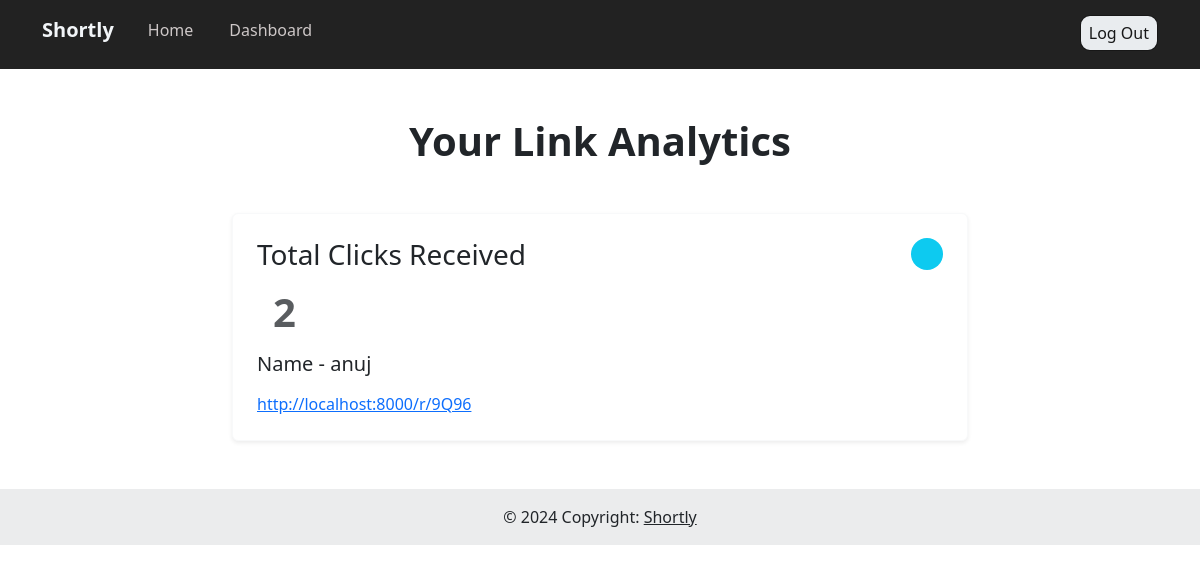
/analytics/9Q96 (signed in), run on the app's committed database.
### urlshortner/models.py (models this page shows, shortened)
class urls(models.Model):
    name = models.CharField(max_length=300)
    link = models.TextField()
    short_url = models.CharField(max_length=200)
    visits = models.IntegerField(default=0)
    created_by = models.ForeignKey(User , on_delete= models.CASCADE , )
    id = models.UUIDField(default=uuid.uuid4 , unique=True , primary_key= True , editable=False)
    unique_code = models.CharField(max_length = 10 , blank=True, null=True)

### urlshortner/views.py (the view)
# urls.py: path('analytics/<str:unique_code>' , views.analytics , name='analytics'),
@login_required(login_url="login")
def analytics(request , unique_code ):
    links = urls.objects.get(unique_code=unique_code)
    context = {
        'links':links
    }
    return render(request , 'analytics.html' , context)

### templates/analytics.html (shortened to what this page needs)
{% extends 'main.html' %}
{% block content %}
<section class="py-3 py-md-5">
    <div class="row justify-content-md-center">
        <div class="col-12 col-md-9 col-lg-8 col-xl-7 col-xxl-6">
          <h1 class="display-6 fw-bold mb-4 mb-md-5 mb-xxl-6 text-center">Your Link Analytics</h1>
        </div>
    </div>
    <div class="container">
      <div class="row justify-content-center">
        <div class="col-12 col-lg-10 col-xl-8 col-xxl-7">
          <div class="row gy-4">
            <div class="">
              <div class="card widget-card border-light shadow-sm">
                <div class="card-body p-4">
                  <div class="row">
                    <div class="col-8">
                      <h3 class="card-title widget-card-title mb-3">Total Clicks Received</h3>
                      <h1 class="card-subtitle text-body-secondary fw-bolder m-3" >{{links.visits}}</h1>
                      <h5 class="card-title widget-card-title mb-3">Name - {{links.name}}</h5>
                      <a href="{{links.short_url}}" target=”_blank”>{{links.short_url}}</a>
                    </div>
                    <div class="col-4">
                      <div class="d-flex justify-content-end">
                        <div class="lh-1 text-white bg-info rounded-circle p-3 d-flex align-items-center justify-content-center">
                        </div>
                      </div>
                    </div>
                  </div>
                </div>
              </div>
            </div>
          </div>
        </div>
      </div>
    </div>
  </section>
{% endblock content%}

### data on the page
urls: visits "2", name "anuj", short_url "http://localhost:8000/r/9Q96"
